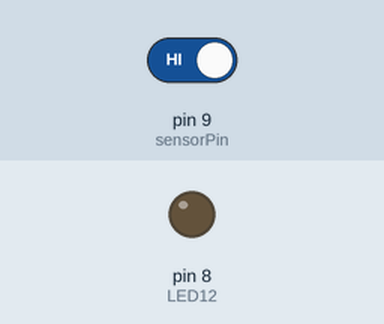
A sketch run on a simulated Arduino Uno, built with avr-gcc and run on an emulated ATmega328P. Shown: output pins drawn as LEDs (lit = HIGH). The inputs (shaded band) are chosen by the test bench; at power-on: pin 9 (sensorPin) HIGH. What the sketch prints to the serial monitor is not drawn.

Above: at 1.2 s.
1.3 s: pin 9 (sensorPin) driven LOW
At 2.0 s:
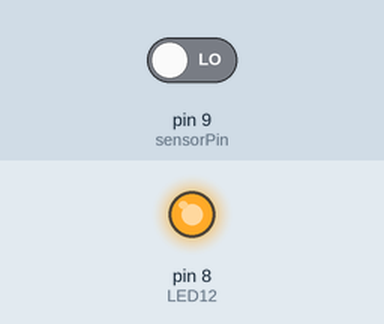
2.8 s: pin 9 (sensorPin) driven HIGH
At 3.2 s:
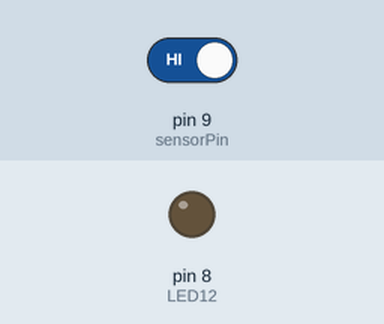
Timing chart, 0 to 5.8 s (numbered marks = the images above; inputs shaded):
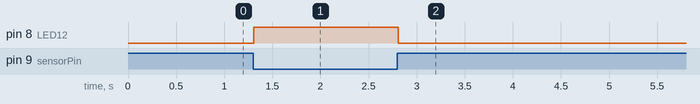

The sketch:

HALL_test_12_LED.ino
```cpp
/*
  HALL senzor test 12 LED

  Senzor na D2

Predelano po projektu:
 https://www.electricaltechnology.org/2022/02/usb-propeller-led-fan-clock-circuit.html

 1 notranja LED
 12 zunanja
*/

int LED12 = 8;

int sensorPin = 9;

int val = 0;

void setup() {
  Serial.begin(9600);

  pinMode(LED12,OUTPUT);

  pinMode(sensorPin,INPUT);
}


void loop() {
  {
  val = digitalRead(sensorPin); // hall senzor odcitek
  Serial.println(val);
  if (val==0){
    digitalWrite(LED12,HIGH);
    Serial.println(val);
    }
  else
    digitalWrite(LED12,LOW);

  }
}
```

Measured:
- after the input at 1.3 s, pin 8 (LED12): LOW → HIGH at once
- after the input at 2.8 s, pin 8 (LED12): HIGH → LOW at once
